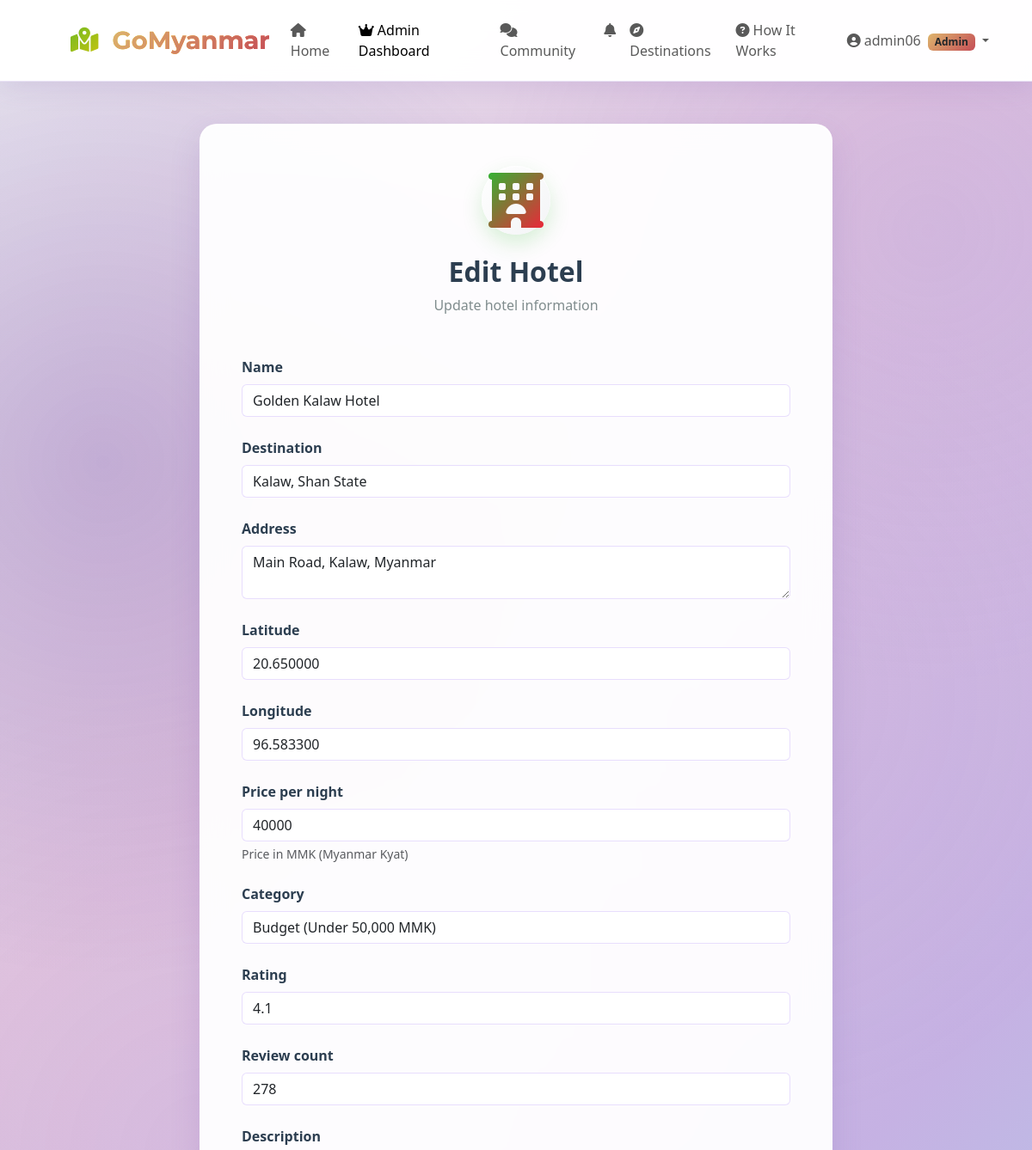
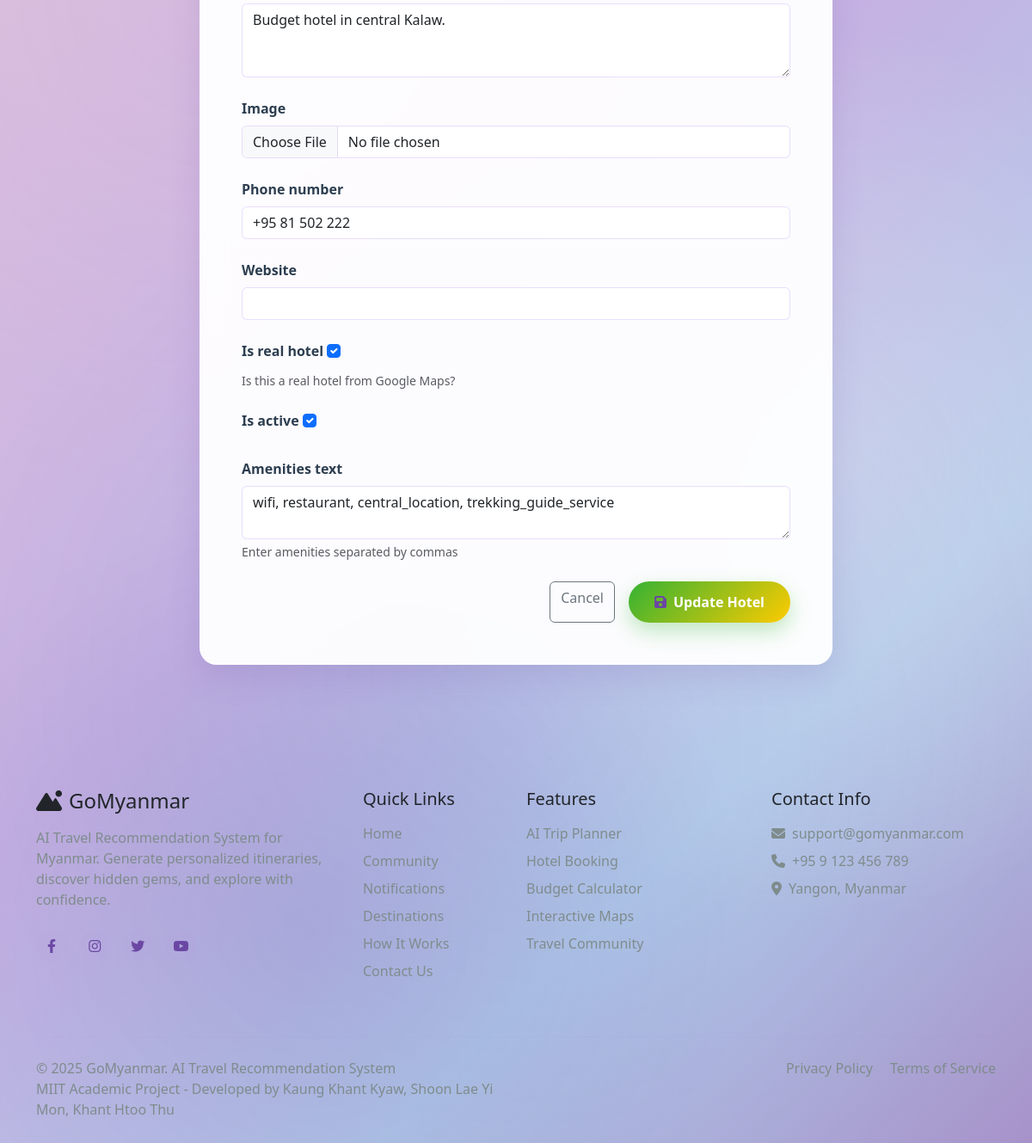
The page /users/admin/hotels/57/edit/ (signed in) on the database its author committed (2 pictures, top to bottom).
### users/models.py (models this page shows, shortened)
class CustomUser(AbstractUser):
    USER_TYPE_CHOICES = (
        ('user', 'User'),
        ('admin', 'Admin'),
    )
    username = models.CharField(
        _('username'),
        max_length=150,
        unique=False,  # CHANGED: This allows duplicate usernames
        help_text=_('Required. 150 characters or fewer. Letters, digits and @/./+/-/_ only.'),
    )
    email = models.EmailField(
        _('email address'),
        unique=True,  # CHANGED: Email must be unique
        error_messages={
            'unique': _("A user with that email already exists."),
        },
    )
    USERNAME_FIELD = 'email'  # Login with email
    REQUIRED_FIELDS = ['username']  # Username is still required but not for login
    objects = CustomUserManager()
    user_type = models.CharField(max_length=20, choices=USER_TYPE_CHOICES, default='user')
    profile_picture = models.ImageField(upload_to='profile_pics/', blank=True, null=True)
    bio = models.TextField(blank=True)
    phone_number = models.CharField(max_length=20, blank=True)
    location = models.CharField(max_length=100, blank=True)
    followers = models.ManyToManyField('self', symmetrical=False, related_name='following', blank=True)
    class Meta:
        verbose_name = _('user')
        verbose_name_plural = _('users')
        ordering = ['email', 'username']
    def is_admin_user(self):
        return self.user_type == 'admin' or self.is_staff or self.is_superuser

### planner/models.py (models this page shows, shortened)
class Hotel(models.Model):
    name = models.CharField(max_length=200)
    destination = models.ForeignKey(Destination, on_delete=models.CASCADE, related_name='hotels')
    address = models.TextField()
    latitude = models.DecimalField(max_digits=9, decimal_places=6, null=True, blank=True)
    longitude = models.DecimalField(max_digits=9, decimal_places=6, null=True, blank=True)
    price_per_night = models.DecimalField(
        max_digits=10,
        decimal_places=0,
        validators=[MinValueValidator(0)],
        help_text="Price in MMK (Myanmar Kyat)"
    )
    category = models.CharField(max_length=20, choices=[
        ('budget', 'Budget (Under 50,000 MMK)'),
        ('medium', 'Medium (50,000 - 150,000 MMK)'),
        ('luxury', 'Luxury (150,000+ MMK)'),
    ])
    amenities = models.JSONField(default=list)
    rating = models.DecimalField(
        max_digits=2,
        decimal_places=1,
        default=0,
        validators=[MinValueValidator(0), MaxValueValidator(5)]
    )
    review_count = models.IntegerField(default=0)
    image = models.ImageField(upload_to='hotels/', blank=True, null=True)
    description = models.TextField(blank=True)
    gallery_images = models.JSONField(default=list, blank=True)
    is_active = models.BooleanField(default=True)
    created_at = models.DateTimeField(auto_now_add=True)
    created_by_admin = models.BooleanField(default=False, help_text="Whether this hotel was created by admin")
    is_real_hotel = models.BooleanField(default=False, help_text="Is this a real hotel from Google Maps?")
    google_place_id = models.CharField(max_length=255, blank=True, null=True)
    phone_number = models.CharField(max_length=50, blank=True, null=True)
    website = models.URLField(blank=True, null=True)
    check_in_time = models.TimeField(default='14:00')
    check_out_time = models.TimeField(default='12:00')

### users/views_admin.py (the view)
# urls.py: path('admin/hotels/<int:hotel_id>/edit/', views_admin.admin_edit_hotel, name='admin_edit_hotel'),
@user_passes_test(is_admin)
def admin_edit_hotel(request, hotel_id):
    hotel = get_object_or_404(Hotel, id=hotel_id)
    if request.method == 'POST':
        form = AdminEditHotelForm(request.POST, request.FILES, instance=hotel)
        if form.is_valid():
            form.save()
            messages.success(request, f'Hotel "{hotel.name}" updated successfully!')
            return redirect('users:admin_hotels')
        else:
            messages.error(request, 'Please correct the errors below.')
    else:
        form = AdminEditHotelForm(instance=hotel)
    context = {
        'form': form,
        'hotel': hotel,
    }
    return render(request, 'users/admin_edit_hotel.html', context)

### templates/users/admin_edit_hotel.html (shortened to what this page needs)
{% extends 'base.html' %}
{% block content %}
<div class="container py-5 mt-5">
    <div class="row justify-content-center">
        <div class="col-lg-8">
            <div class="card-glass p-5">
                <div class="text-center mb-5">
                    <div class="feature-icon gradient-teal mx-auto mb-4">
                        <i class="fas fa-hotel fa-2x text-white"></i>
                    </div>
                    <h2 class="fw-bold" style="color: #2c3e50;">Edit Hotel</h2>
                    <p class="text-gray">Update hotel information</p>
                </div>
                <form method="post" enctype="multipart/form-data" novalidate>
                    {% for field in form %}
                    <div class="mb-4">
                        <label class="form-label fw-bold" style="color: #2c3e50;">
                            {{ field.label }}
                        </label>
                        {{ field }}
                        {% if field.help_text %}
                        <div class="form-text">{{ field.help_text }}</div>
                        {% endif %}
                    </div>
                    {% endfor %}
                    <div class="d-grid gap-2 d-md-flex justify-content-md-end">
                        <a href="{% url 'users:admin_hotels' %}" class="btn btn-outline-secondary me-md-2">
                            Cancel
                        </a>
                        <button type="submit" class="btn btn-primary">
                            <i class="fas fa-save me-2"></i>Update Hotel
                        </button>
                    </div>
                </form>
            </div>
        </div>
    </div>
</div>
{% endblock %}

### templates/base.html (shortened to what this page needs)
<!DOCTYPE html>
<html lang="en">
<head>
    <link href="https://cdn.jsdelivr.net/npm/bootstrap@5.3.0-alpha1/dist/css/bootstrap.min.css" rel="stylesheet">
    <link rel="stylesheet" href="https://cdnjs.cloudflare.com/ajax/libs/font-awesome/6.4.0/css/all.min.css">
    <link href="/static/css/custom.css" rel="stylesheet">
</head>
<body>
    <nav class="navbar navbar-expand-lg navbar-light fixed-top">
        <div class="container">
            <a class="navbar-brand" href="{% url 'home' %}">
                <i class="fas fa-map-marked-alt me-2" style="color: #DEB56D;"></i>
                <span class="gradient-text">GoMyanmar</span>
            </a>
            <div class="collapse navbar-collapse" id="navbarNav">
                <ul class="navbar-nav me-auto">
                    <li class="nav-item">
                        <a class="nav-link {% if request.path == '/' %}active{% endif %}" href="{% url 'home' %}">
                            <i class="fas fa-home me-1"></i>Home
                        </a>
                    </li>
                    {% if user.is_authenticated %}
                        {% if user.is_admin_user %}
                        <li class="nav-item">
                            <a class="nav-link {% if 'admin' in request.path %}active{% endif %}" href="{% url 'users:admin_dashboard' %}">
                                <i class="fas fa-crown me-1"></i>Admin Dashboard
                            </a>
                        </li>
                        {% endif %}
                    {% endif %}
                    <li class="nav-item">
                        <a class="nav-link {% if 'posts' in request.path %}active{% endif %}" href="{% url 'posts:post_list' %}">
                            <i class="fas fa-comments me-1"></i>Community
                        </a>
                    </li>
                    {% if user.is_authenticated %}
                    <li class="nav-item">
                        <a class="nav-link position-relative {% if 'notifications' in request.path %}active{% endif %}" href="{% url 'posts:notifications' %}">
                            <i class="fas fa-bell"></i>
                        </a>
                    </li>
                    {% endif %}
                    <li class="nav-item">
                       <a class="nav-link {% if 'destinations' in request.path %}active{% endif %}" href="{% url 'planner:destinations' %}">
                             <i class="fas fa-compass me-1"></i>Destinations
                       </a>
                    </li>
                    <li class="nav-item">
                        <a class="nav-link" href="#">
                            <i class="fas fa-question-circle me-1"></i>How It Works
                        </a>
                    </li>
                </ul>
                <ul class="navbar-nav">
                    {% if user.is_authenticated %}
                    <li class="nav-item dropdown">
                        <a class="nav-link dropdown-toggle" href="#" id="userDropdown" data-bs-toggle="dropdown">
                            <i class="fas fa-user-circle me-1"></i>{{ user.username }}
                            {% if user.is_admin_user %}
                            <span class="badge gradient-gold text-dark ms-1">Admin</span>
                            {% endif %}
                        </a>
                    </li>
                    {% endif %}
                </ul>
            </div>
        </div>
    </nav>
    <main class="pt-5">
        {% block content %}{% endblock %}
    </main>
    <footer class="py-5 mt-5">
        <div class="container">
            <div class="row">
                <div class="col-md-4 mb-4">
                    <h4 class="mb-3">
                        <i class="fas fa-mountain-sun me-2"></i>GoMyanmar
                    </h4>
                    <p class="text-gray">AI Travel Recommendation System for Myanmar. Generate personalized itineraries, discover hidden gems, and explore with confidence.</p>
                    <div class="mt-4">
                        <a href="#" class="social-icon">
                            <i class="fab fa-facebook-f"></i>
                        </a>
                        <a href="#" class="social-icon">
                            <i class="fab fa-instagram"></i>
                        </a>
                        <a href="#" class="social-icon">
                            <i class="fab fa-twitter"></i>
                        </a>
                        <a href="#" class="social-icon">
                            <i class="fab fa-youtube"></i>
                        </a>
                    </div>
                </div>
                <div class="col-md-2 mb-4">
                    <h5 class="mb-3">Quick Links</h5>
                    <ul class="list-unstyled">
                        <li class="mb-2"><a href="{% url 'home' %}" class="text-decoration-none text-gray">Home</a></li>
                        <li class="mb-2"><a href="{% url 'posts:post_list' %}" class="text-decoration-none text-gray">Community</a></li>
                        <li class="mb-2"><a href="{% url 'posts:notifications' %}" class="text-decoration-none text-gray">Notifications</a></li>
                        <li class="mb-2"><a href="#" class="text-decoration-none text-gray">Destinations</a></li>
                        <li class="mb-2"><a href="#" class="text-decoration-none text-gray">How It Works</a></li>
                        <li class="mb-2"><a href="#" class="text-decoration-none text-gray">Contact Us</a></li>
                    </ul>
                </div>
                <div class="col-md-3 mb-4">
                    <h5 class="mb-3">Features</h5>
                    <ul class="list-unstyled">
                        <li class="mb-2"><a href="#" class="text-decoration-none text-gray">AI Trip Planner</a></li>
                        <li class="mb-2"><a href="#" class="text-decoration-none text-gray">Hotel Booking</a></li>
                        <li class="mb-2"><a href="#" class="text-decoration-none text-gray">Budget Calculator</a></li>
                        <li class="mb-2"><a href="#" class="text-decoration-none text-gray">Interactive Maps</a></li>
                        <li class="mb-2"><a href="{% url 'posts:post_list' %}" class="text-decoration-none text-gray">Travel Community</a></li>
                    </ul>
                </div>
                <div class="col-md-3 mb-4">
                    <h5 class="mb-3">Contact Info</h5>
                    <ul class="list-unstyled text-gray">
                        <li class="mb-2"><i class="fas fa-envelope me-2"></i>support@gomyanmar.com</li>
                        <li class="mb-2"><i class="fas fa-phone me-2"></i>+95 9 123 456 789</li>
                        <li class="mb-2"><i class="fas fa-map-marker-alt me-2"></i>Yangon, Myanmar</li>
                    </ul>
                </div>
            </div>
            <hr class="my-4" style="border-color: rgba(139, 92, 246, 0.1);">
            <div class="row">
                <div class="col-md-6">
                    <p class="mb-0 text-gray">&copy; 2025 GoMyanmar. AI Travel Recommendation System</p>
                    <p class="mb-0 text-gray">MIIT Academic Project - Developed by Kaung Khant Kyaw, Shoon Lae Yi Mon, Khant Htoo Thu</p>
                </div>
                <div class="col-md-6 text-md-end">
                    <a href="#" class="text-decoration-none text-gray me-3">Privacy Policy</a>
                    <a href="#" class="text-decoration-none text-gray">Terms of Service</a>
                </div>
            </div>
        </div>
    </footer>
</body>
</html>

### rows shown on the page
CustomUser: username "admin06"
Hotel: form "Golden Kalaw Hotel" "Kalaw, Shan State" "Main Road, Kalaw, Myanmar" "20.650000" "96.583300" "40000" "Budget (Under 50,000 MMK)" "4.1" "278" "Budget hotel in central Kalaw." "+95 81 502 222" "☑" "☑"

### other values the page prints
{{ field.label }} "Name" "Destination" "Address" "Latitude" "Longitude" "Price per night" "Category" "Rating" "Review count" "Description" "Image" "Phone number" "Website" "Is real hotel" "Is active" "Amenities text"
{{ field.help_text }} "Price in MMK (Myanmar Kyat)" "Is this a real hotel from Google Maps?" "Enter amenities separated by commas"
